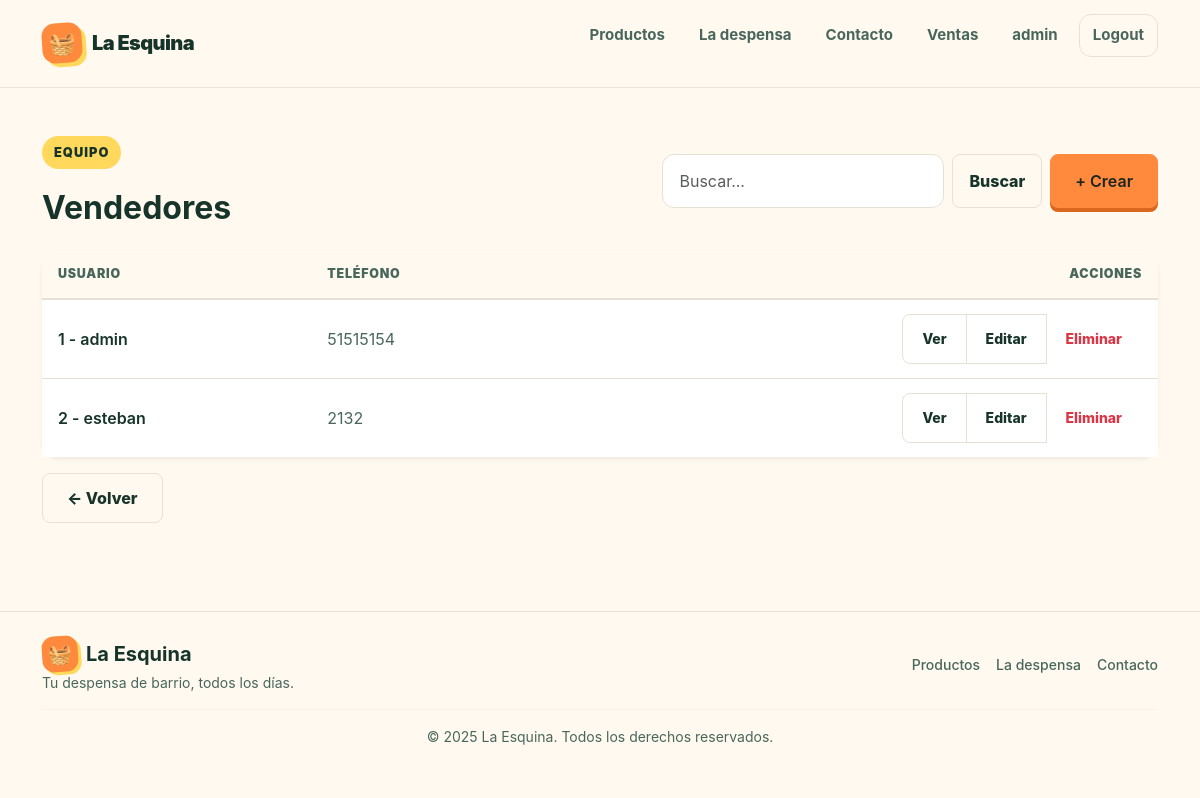
The page /producto/vendedor/list (signed in) on the database its author committed.
### producto/models.py (models this page shows, shortened)
class Vendedor(models.Model):
    user = models.OneToOneField(User, on_delete=models.CASCADE, verbose_name="Usuario")
    telefono = models.CharField(max_length=15, blank=True, verbose_name="Teléfono")
    imagen_perfil = models.ImageField(
        upload_to="perfiles_vendedores/",
        blank=True,
        null=True,
        verbose_name="Imagen de Perfil",
    )
    class Meta:
        verbose_name = "Vendedor"
        verbose_name_plural = "Vendedores"

### producto/views/vendedores.py (the view)
# urls.py: path("vendedor/list", vendedores.VendedorList.as_view(), name="vendedor_list"),
class VendedorList(LoginRequiredMixin, ListView):
    model = Vendedor
    def get_queryset(self) -> QuerySet:
        busqueda = self.request.GET.get("busqueda", "").strip()
        if busqueda:
            return Vendedor.objects.filter(
                Q(user__username__icontains=busqueda) | Q(telefono__icontains=busqueda)
            )
        else:
            return Vendedor.objects.all()

### producto/templates/producto/vendedor_list.html
{% extends "core/base.html" %}
{% block contenido %}
<div class="container py-5">
    <div class="d-flex flex-wrap align-items-center justify-content-between gap-3 mb-4">
        <div>
            <div class="eyebrow">Equipo</div>
            <h1 class="h2 fw-bold mb-0" style="color: var(--ink);">Vendedores</h1>
        </div>
        <div class="d-flex flex-wrap gap-2">
            <form method="get" class="d-flex gap-2" role="search">
                <input class="form-control" type="search" name="busqueda" placeholder="Buscar..." aria-label="Buscar" />
                <button class="btn btn-outline-secondary rounded-3 px-3" type="submit" style="border-color: var(--line); color: var(--ink);">Buscar</button>
            </form>
            <a href="{% url 'producto:vendedor_create' %}" class="btn btn-primary rounded-3 px-4 fw-semibold">+ Crear</a>
        </div>
    </div>
    <div class="card border-0 rounded-4 shadow-sm">
        <div class="card-body p-0">
            <div class="table-responsive">
                <table class="table table-hover align-middle mb-0 data-table">
                    <thead>
                        <tr>
                            <th scope="col">Usuario</th>
                            <th scope="col">Teléfono</th>
                            <th scope="col" class="text-end">Acciones</th>
                        </tr>
                    </thead>
                    <tbody>
                        {% for vendedor in object_list %}
                            <tr>
                                <td class="fw-semibold" style="color: var(--ink);">{{ vendedor.id }} - {{ vendedor.user.username }}</td>
                                <td>{{ vendedor.telefono|default:"Sin teléfono" }}</td>
                                <td class="text-end">
                                    <div class="btn-group btn-group-sm">
                                        <a href="{% url 'producto:vendedor_detail' vendedor.id %}" class="btn btn-outline-secondary rounded-start-3" style="border-color: var(--line); color: var(--ink);">Ver</a>
                                        <a href="{% url 'producto:vendedor_update' vendedor.id %}" class="btn btn-outline-secondary" style="border-color: var(--line); color: var(--ink);">Editar</a>
                                        <a href="{% url 'producto:vendedor_delete' vendedor.id %}" class="btn btn-outline-danger rounded-end-3">Eliminar</a>
                                    </div>
                                </td>
                            </tr>
                        {% empty %}
                            <tr>
                                <td colspan="3" class="text-center py-4" style="color: var(--ink-soft);">No hay vendedores registrados.</td>
                            </tr>
                        {% endfor %}
                    </tbody>
                </table>
            </div>
        </div>
    </div>
    <div class="mt-3">
        <a href="{% url 'producto:home' %}" class="btn btn-outline-secondary rounded-3 px-4" style="border-color: var(--line); color: var(--ink);">← Volver</a>
    </div>
</div>
{% endblock contenido %}

### core/templates/core/components/navbar.html (shortened to what this page needs)
<header class="nav-wrap">
    <div class="container">
        <nav aria-label="Navegación principal">
            <a class="brand" href="#inicio" aria-label="La Esquina, inicio">
                <span class="brand-mark">🧺</span>
                <span>La Esquina</span>
            </a>
            <ul class="nav-links">
                <li><a href="#productos">Productos</a></li>
                <li><a href="#por-que">La despensa</a></li>
                <li><a href="#contacto">Contacto</a></li>
                {% if user.is_authenticated %}
                    <li><a href="{% url 'producto:home' %}">Ventas</a></li>
                    <li><a href="#">{{ user.username }}</a></li>
                    <li>
                        <form action="{% url 'core:logout' %}" method="post">
                            <button class="nav-logout" type="submit">Logout</button>
                        </form>
                    </li>
                {% else %}
                    <li><a class="nav-login" href="{% url 'core:login' %}">Acceder</a></li>
                {% endif %}
            </ul>
        </nav>
    </div>
</header>

### core/static/core/style.css (style rules this page uses)
:root { --ink: #17342b; --ink-soft: #49665c; --cream: #fff9ef; --paper: #ffffff; --mint: #dff4e8; --mint-strong: #1d7a58; --orange: #ff8a3d; --orange-dark: #d9681e; --yellow: #ffd85c; --pink: #ffd7df; --line: #e7e1d5; --shadow: 0 18px 45px rgba(23, 52, 43, 0.1); --radius-lg: 30px; --radius-md: 20px; --radius-sm: 14px; --max: 1180px; }
* { box-sizing: border-box; margin: 0; padding: 0; }
html { scroll-behavior: smooth; }
body { font-family: Inter, ui-sans-serif, system-ui, -apple-system, BlinkMacSystemFont, "Segoe UI", sans-serif; color: var(--ink); background: var(--cream); line-height: 1.5; }
a { color: inherit; text-decoration: none; }
button, a { -webkit-tap-highlight-color: transparent; }
.container { width: min(calc(100% - 40px), var(--max)); margin-inline: auto; }
.nav-wrap { position: sticky; top: 0; z-index: 20; padding: 14px 0; background: rgba(255, 249, 239, 0.88); backdrop-filter: blur(14px); border-bottom: 1px solid rgba(231, 225, 213, 0.85); }
nav { display: flex; align-items: center; justify-content: space-between; gap: 20px; }
.brand { display: inline-flex; align-items: center; gap: 10px; font-weight: 900; font-size: 1.25rem; letter-spacing: -0.03em; }
.brand-mark { width: 40px; height: 40px; display: grid; place-items: center; border-radius: 13px; background: var(--orange); transform: rotate(-4deg); box-shadow: 4px 4px 0 var(--yellow); font-size: 1.35rem; }
.nav-links { display: flex; align-items: center; gap: 8px; list-style: none; }
.nav-links a { display: inline-flex; align-items: center; justify-content: center; padding: 10px 13px; border-radius: 12px; color: var(--ink-soft); font-weight: 700; font-size: 0.94rem; transition: 0.2s ease; }
.nav-links form { display: inline-flex; }
.nav-logout { display: inline-flex; align-items: center; justify-content: center; padding: 9px 13px; border: 1px solid var(--line); border-radius: 12px; background: transparent; color: var(--ink-soft); font-family: inherit; font-weight: 700; font-size: 0.94rem; cursor: pointer; transition: 0.2s ease; }
.eyebrow { display: inline-flex; align-items: center; gap: 8px; padding: 7px 12px; border-radius: 999px; background: var(--yellow); font-size: 0.8rem; font-weight: 900; text-transform: uppercase; letter-spacing: 0.08em; margin-bottom: 20px; }
.btn { display: inline-flex; align-items: center; justify-content: center; min-height: 50px; padding: 12px 19px; border-radius: 15px; font-weight: 800; border: 1px solid transparent; transition: transform 0.2s ease, box-shadow 0.2s ease, background 0.2s ease; }
.btn-primary { background: var(--orange); color: #1a261f; box-shadow: 0 8px 0 #d66d29; }
.form-control, .form-select { border: 1px solid var(--line); border-radius: 12px; padding: 14px 16px; font-size: 1rem; color: var(--ink); background: var(--paper); transition: border-color 0.2s ease, box-shadow 0.2s ease; }
.btn-primary { background: var(--orange) !important; border-color: var(--orange) !important; color: #1a261f !important; box-shadow: 0 4px 0 var(--orange-dark); }
.btn-outline-secondary { border-color: var(--line) !important; color: var(--ink) !important; }
.card { border: 1px solid var(--line); box-shadow: var(--shadow); }
.data-table thead th { background: var(--cream); color: var(--ink-soft); font-size: 0.78rem; font-weight: 900; text-transform: uppercase; letter-spacing: 0.06em; border-bottom: 2px solid var(--line); padding: 14px 16px; white-space: nowrap; }
.data-table tbody td { padding: 14px 16px; color: var(--ink-soft); border-color: var(--line); }
.data-table tbody tr:last-child td { border-bottom: 0; }

### rows shown on the page
Vendedor: id "1", user.username "admin", telefono "51515154"
Vendedor: id "2", user.username "esteban", telefono "2132"

### other values the page prints
{{ user.username }} "admin"
